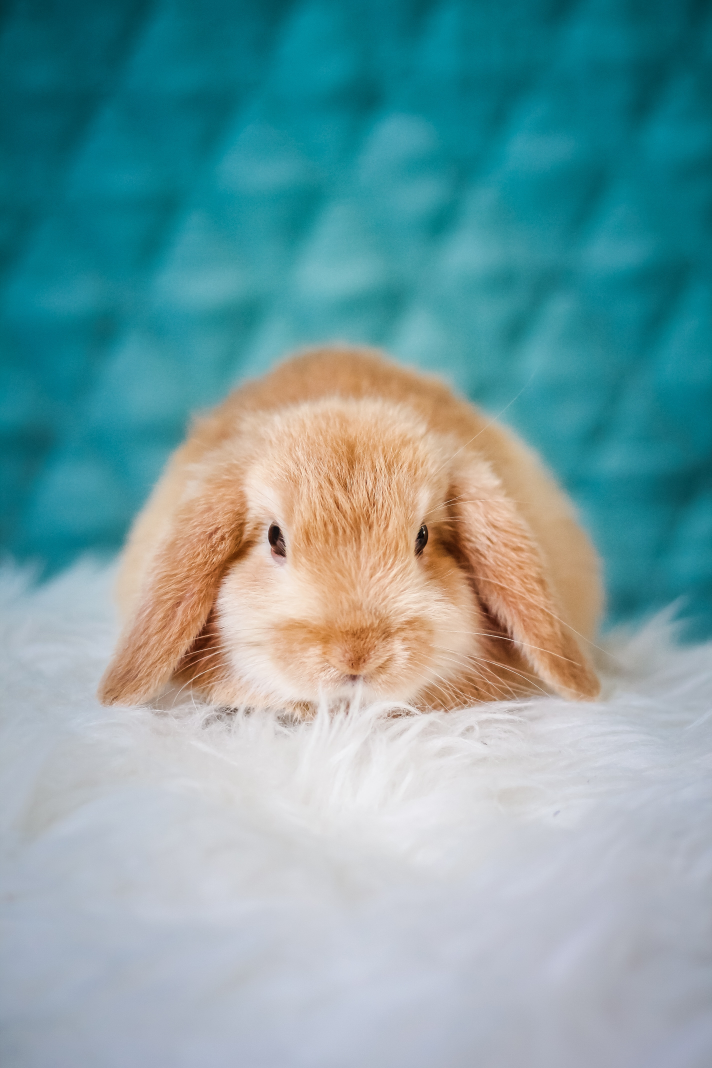
#> input picture demo_preparation/data/original/erik-jan-leusink---SDX4KWIbA-unsplash.jpg, 2848 x 4272 px (shown at 1/4 size)
$ python prepare_dataset.py
#> lines starting #> are read from the running program, lines starting #| are printed output that depends on the picture
import hashlib
import json
import os
from typing import List

from PIL import Image
import random
from tqdm import tqdm

SIZE = (128, 128)

TRAIN_SAMPLE_NUMBER = 30
TEST_SAMPLE_NUMBER = 10

ORIGINAL_DATA_LOCATION = os.path.join(os.path.dirname(__file__), "data")
DATA_LOCATION = os.path.join(os.path.dirname(__file__), os.pardir, "data")


DOG = [
    "alvan-nee-brFsZ7qszSY-unsplash.jpg",
    "charlesdeluvio-Mv9hjnEUHR4-unsplash.jpg",
    "marcus-wallis-4zfacTKyZ7w-unsplash.jpg",
    "milli-2l0CWTpcChI-unsplash.jpg",
]

BUNNY = [
    "erik-jan-leusink---SDX4KWIbA-unsplash.jpg",
    "janan-lagerwall-302xfiIGOfE-unsplash.jpg",
    # "melanie-kreutz-IFnknR2Mv5o-unsplash.jpg",
    "satyabratasm-u_kMWN-BWyU-unsplash.jpg",
]

FAKE_BUNNY = "lovely-pet-portrait-isolated.jpg"

CLASSNAMES = {
    "0": "bunny",
    "1": "impostor"
}


def prepare(img: Image) -> Image:
    """Generate a random augmented image by rotation and resizing."""
    angle = random.uniform(0.0, 360.0)
    return img.rotate(angle, expand=True).resize(SIZE)


def get_name(img: Image) -> str:
    """Get md5 name for the new image."""
    return hashlib.md5(img.tobytes()).hexdigest()


def generate_dataset(
        dataset_name: str,
        class_label: str,
        image_names: List[str],
        samples_per_image: int,
) -> None:
    """Generate and write dataset.

    The dataset is written under: data/{dataset_name}/{class_label}

    Args:
        dataset_name (str): Name of the dataset (e.g. train, test).
        class_label (str): Numeric class label, see CLASSNAMES
        image_names (List[str]): List of the original images to generate samples
        samples_per_image (int): number of samples to generate from a given image
    """
#> called with dataset_name = 'train', class_label = '0', samples_per_image = 30
    if not os.path.exists(os.path.join(DATA_LOCATION, dataset_name)):
        os.mkdir(os.path.join(DATA_LOCATION, dataset_name))
    if not os.path.exists(os.path.join(DATA_LOCATION, dataset_name, class_label)):
        os.mkdir(os.path.join(DATA_LOCATION, dataset_name, class_label))
    for image_name in tqdm(image_names):
        original = Image.open(os.path.join(ORIGINAL_DATA_LOCATION, "original", image_name))
#> original is the input picture: PIL image 2848x4272 RGB; mean R, G, B 119.7, 158.9, 162.6
        for _ in tqdm(range(samples_per_image)):
            prepared = prepare(original)
            img_name = get_name(prepared)
            prepared.save(os.path.join(DATA_LOCATION, dataset_name, class_label, f"{img_name}.jpg"))
#> this loop made 30 passes
#> img_name on passes 1 to 12: '8c4fb67d05bf9d260f17828e039f3ec6', '239f1b3b186cf350fd7cf027f1c88c98', 'b5f73813327648d511f59fdf51058d31', 'a0e014298b9bc12785bab8a43f8ce801', 'f2986d3e516705cdc9340cac430819b9', '7506484159f0785fca4a230805308232', '6c3e6d60557ea6185e3d0a2e54338f9c', '7d624c09615201bafe3dc5d82d63c4d6', '9f0f2051a373c0db29950f425af79fff', '7019f77c2398595633f78402dcba0acf', '7bd75b3742aa25a0a29b0936c44862e6', 'fcd8870b67586bc4e53110f66a6ecbbd'
#> pass 1, in generate_dataset, `prepared = prepare(original)`:
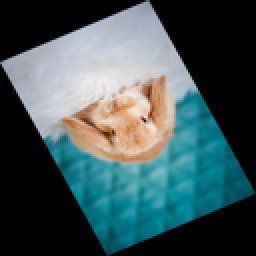
#> prepared: PIL image 128x128 RGB (shown 2 times larger); mean R, G, B 64.8, 86.1, 88.1
#> pass 2, in generate_dataset, `prepared = prepare(original)`:
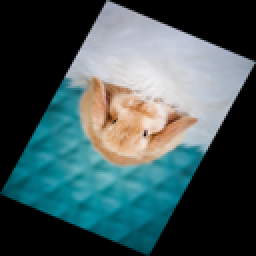
#> prepared: PIL image 128x128 RGB (shown 2 times larger); mean R, G, B 64.9, 86.2, 88.2
#> pass 3, in generate_dataset, `prepared = prepare(original)`:
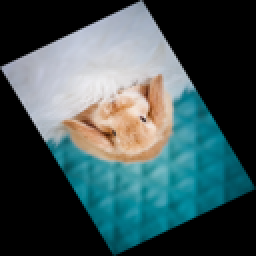
#> prepared: PIL image 128x128 RGB (shown 2 times larger); mean R, G, B 63, 83.7, 85.6
#> after the loop:
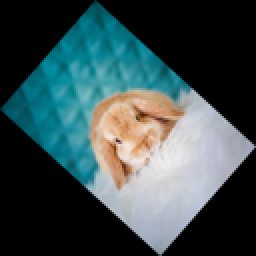
#> prepared: PIL image 128x128 RGB (shown 2 times larger); mean R, G, B 57.7, 76.6, 78.4
#> pass 2 of the loop in generate_dataset, `for image_name in tqdm(image_names):`:
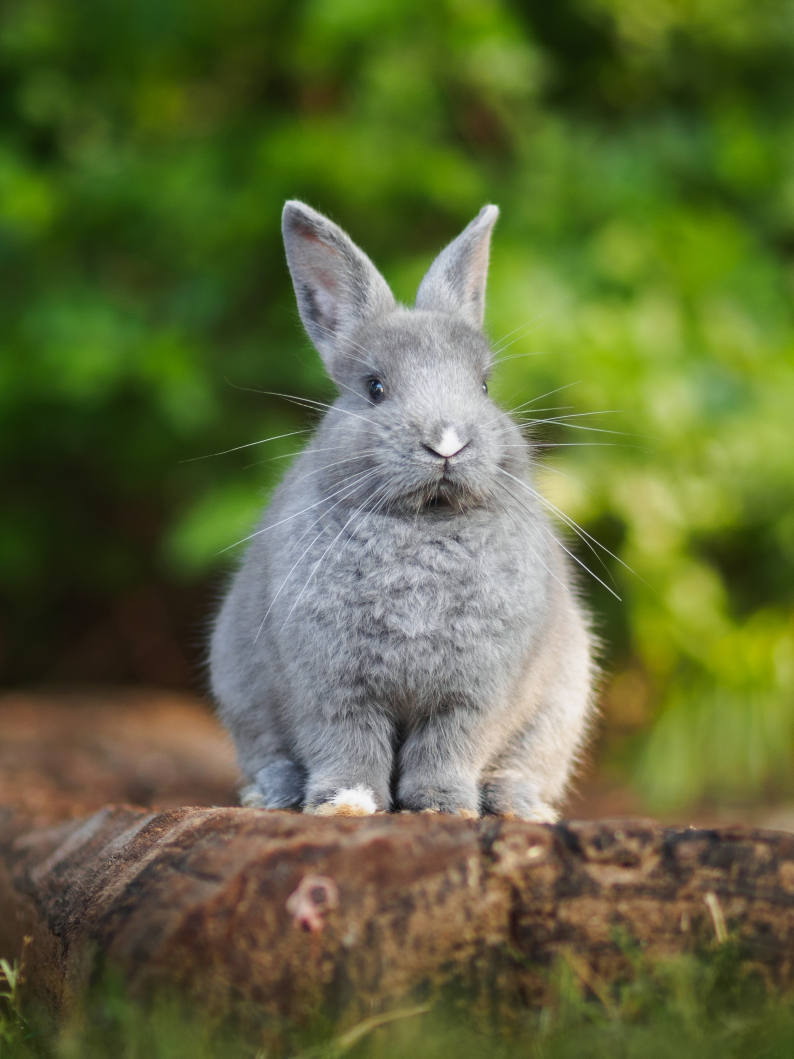
#> input picture demo_preparation/data/original/janan-lagerwall-302xfiIGOfE-unsplash.jpg, 2381 x 3175 px (shown at 1/3 size)
#> in generate_dataset, original is the input picture: PIL image 2381x3175 RGB; mean R, G, B 96.9, 105.1, 59.8
#> the loop in generate_dataset, `for _ in tqdm(range(samples_per_image)):` made 30 passes
#> img_name on passes 1 to 8: 'c4fd51047d2874e17558d16663fdd1f6', '4cbcb52bcc05e0ab70cf31950736ccc9', 'd0faac580131f607498fbb427fb3a408', 'edc83a307aea073a09eeaba09db099e4', '2c1bc861dc3a27fa240fcee06a8f2d7a', 'd9449498430f231fb6c34e34c06bbf5a', 'fad0264acfdd46fff39b613336e30cbe', 'f38dbb69c4de2ca1fc7029137a3a16c1'
#> pass 1, in generate_dataset, `prepared = prepare(original)`:
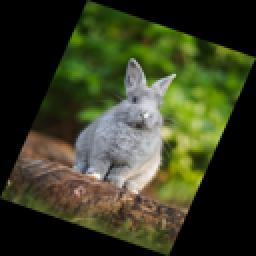
#> prepared: PIL image 128x128 RGB (shown 2 times larger); mean R, G, B 56.9, 61.7, 35.1
#> after the loop in generate_dataset, `for _ in tqdm(range(samples_per_image)):`:
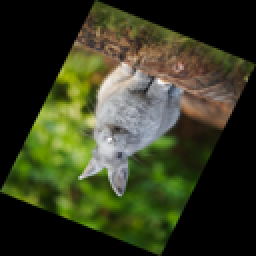
#> prepared: PIL image 128x128 RGB (shown 2 times larger); mean R, G, B 54.6, 59.2, 33.7


if __name__ == "__main__":
    with open(os.path.join(DATA_LOCATION, "class_name_to_id_mapping.txt"), "w") as f:
        json.dump(CLASSNAMES, f, indent=4)

    random.seed(10)

#> (the run stopped early here; a loop or call above may not have finished)
